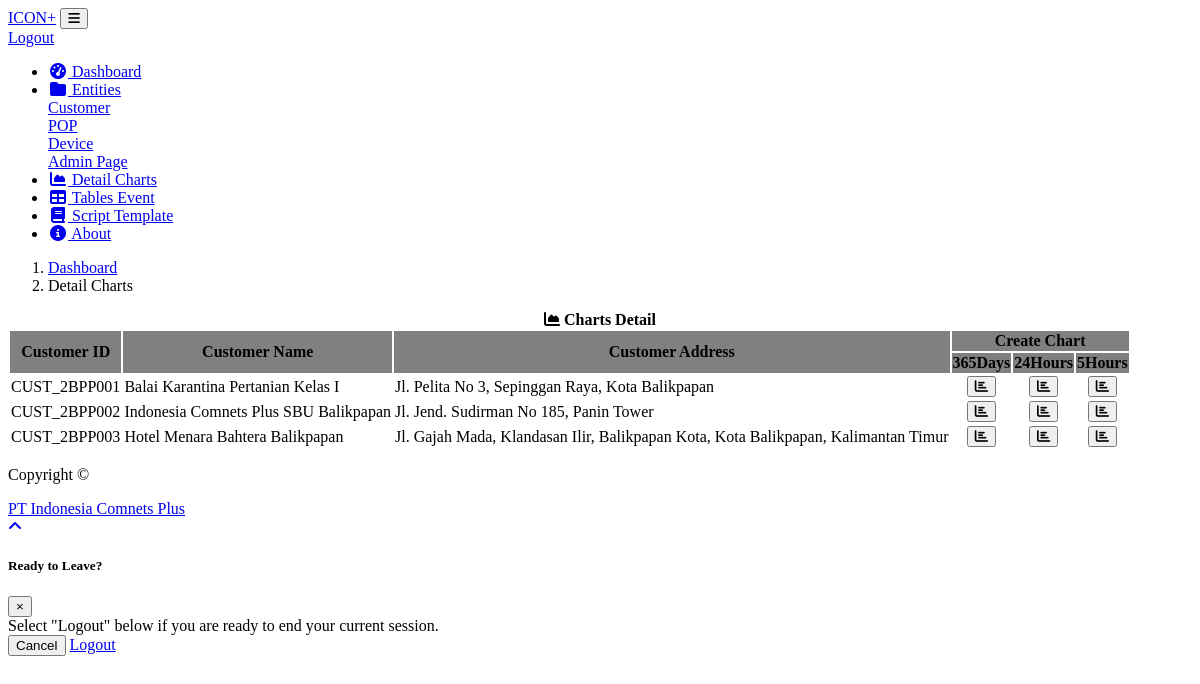
/detailcust.php (signed in), run on the app's committed database.
### tables this page shows
CREATE TABLE `customer` (
  `customer_id` varchar(20) NOT NULL,
  `customer_name` varchar(200) NOT NULL,
  `customer_address` varchar(200) NOT NULL,
  `customer_service` varchar(20) NOT NULL
);

### function.php (called while the page is built, shortened)
<?php
$conn = mysqli_connect("localhost","root","","iconbisa");
function query($query){
	global $conn;
	$result = mysqli_query($conn, $query);
	$rows = [];
	while ( $row = mysqli_fetch_assoc($result) ){
		$rows[] = $row;
	}
	return $rows;
}
?>

### detailcust.php (the view, shortened to what this page needs)
<?php
require 'function.php';
$events = query("SELECT * FROM customer");
?>
<!DOCTYPE html>
<html lang="en">
<head>
  <link href="vendor/fontawesome-free/css/all.min.css" rel="stylesheet" type="text/css">
  <link href="vendor/datatables/dataTables.bootstrap4.css" rel="stylesheet">
  <link href="css/sb-admin.css" rel="stylesheet">
  <link rel="stylesheet" href="vendor/iconfonts/mdi/css/materialdesignicons.min.css">
</head>
<body id="page-top">
  <nav class="navbar navbar-expand navbar-dark bg-dark static-top">
    <a class="navbar-brand mr-1" href="index.php">ICON+</a>
    <button class="btn btn-link btn-sm text-white order-1 order-sm-0" id="sidebarToggle" href="#">
      <i class="fas fa-bars"></i>
    </button>
    <form class="d-none d-md-inline-block form-inline ml-auto mr-0 mr-md-3 my-2 my-md-0">
    <a class="nav-item" href="logout.php" data-toggle="modal" data-target="#logoutModal">
    <i class="menu-icon mdi mdi-logout"></i>Logout</a></form>
  </nav>
  <div id="wrapper">
    <ul class="sidebar navbar-nav">
      <li class="nav-item active">
        <a class="nav-link" href="index.php">
          <i class="fas fa-fw fa-tachometer-alt"></i>
          <span>Dashboard</span>
        </a>
      </li>
      <li class="nav-item dropdown">
        <a class="nav-link dropdown-toggle" href="#" id="pagesDropdown" role="button" data-toggle="dropdown" aria-haspopup="true" aria-expanded="false">
          <i class="fas fa-fw fa-folder"></i>
          <span>Entities</span>
        </a>
          <div class="dropdown-menu" aria-labelledby="pagesDropdown">
            <a class="dropdown-item" href="customer.php">Customer</a>
            <a class="dropdown-item" href="pop.php">POP</a>
            <a class="dropdown-item" href="device.php">Device</a>
            <a class="dropdown-item" href="accounts.php">Admin Page</a>
          </div>
      </li>
      <li class="nav-item">
        <a class="nav-link" href="detailcust.php">
          <i class="fas fa-fw fa-chart-area"></i>
          <span>Detail Charts</span></a>
      </li>
      <li class="nav-item">
        <a class="nav-link" href="tables.php">
          <i class="fas fa-fw fa-table"></i>
          <span>Tables Event</span></a>
      </li>
       <li class="nav-item">
        <a class="nav-link" href="Preconfig/PRECON_">
          <i class="fas fa-fw fa-book"></i>
          <span>Script Template</span></a>
      </li>
      <li class="nav-item">
        <a class="nav-link" href="about.php">
          <i class="fas fa-fw fa-info-circle"></i>
          <span>About</span></a>
      </li>
    </ul>
  <div id="content-wrapper">
      <div class="container-fluid">
        <ol class="breadcrumb">
          <li class="breadcrumb-item">
            <a href="index.php">Dashboard</a>
          </li>
          <li class="breadcrumb-item active"> Detail Charts</li>
        </ol>
      <div class="row">
      <div class="col-lg-12">
          <div class="card mb-3">
          <div class="card-header"><center>
            <i class="fas fa-chart-area"></i>
              <strong>Charts Detail</strong></center>
          </div>
            <div class="card-body">
              <div class="table-responsive">
                    <table class="table table-hover table-bordered">
                      <thead>
                        <tr style="background-color: grey">
                          <th rowspan="2"><center>
                            Customer ID</center>
                          </th>
                          <th rowspan="2"><center>
                            Customer Name</center>
                          </th>
                          <th rowspan="2"><center>
                            Customer Address
                          </center></th>
                          <th colspan="3"><center>
                            Create Chart
                          </center></th>
                        </tr>
                        <tr style="background-color: grey">
                        <th>
                          <center>
                            365Days
                          </center>
                        </th>
                        <th><center>
                          24Hours
                        </center></th>
                        <th><center>
                          5Hours
                        </center></th>
                      </tr>
                      </thead>
                      <tbody>
                        <?php foreach ($events as $event) : ?>
                        <tr>
                           <td><font face="Consolas" size="3">
                            <?php echo $event["customer_id"]; ?></font>
                          </td>
                          <td><font face="Consolas" size="3">
                            <?php echo $event["customer_name"]; ?></font>
                          </td>
                          <td><font face="Consolas" size="3">
                            <?php echo $event["customer_address"]; ?></font>
                          </td>
                          <td>
                          <form action="status1.php" method="POST">
                        <center><button type="submit" name="status1" class="btn btn-danger btn-sm"><i class="fas fa-chart-bar"></i></button></center></form>
                        </td>
                          <td>
                          <form action="status2.php" method="POST">
                        <center><button type="submit" name="status2" class="btn btn-danger btn-sm"><i class="fas fa-chart-bar"></i></button></center></form>
                        </td>
                          <td>
                          <form action="status3.php" method="POST">
                        <center><button type="submit" name="status3" class="btn btn-danger btn-sm"><i class="fas fa-chart-bar"></i></button></center></form>
                        </td>
                        </tr>
                       <?php endforeach; ?>
                      </tbody>
                    </table>
                     </div>
            </div>
        </div>
      </div>
      </div>
      </div>
      <footer class="sticky-footer">
        <div class="container my-auto">
          <div class="copyright text-center my-auto">
            <p>Copyright © </p>
            <a href="http://www.iconpln.co.id"><span>PT Indonesia Comnets Plus</span></a>
          </div>
        </div>
      </footer>
  </div>
  </div>
  <a class="scroll-to-top rounded" href="#page-top">
    <i class="fas fa-angle-up"></i>
  </a>
  <div class="modal fade" id="logoutModal" tabindex="-1" role="dialog" aria-labelledby="exampleModalLabel" aria-hidden="true">
    <div class="modal-dialog" role="document">
      <div class="modal-content">
        <div class="modal-header">
          <h5 class="modal-title" id="exampleModalLabel">Ready to Leave?</h5>
          <button class="close" type="button" data-dismiss="modal" aria-label="Close">
            <span aria-hidden="true">×</span>
          </button>
        </div>
        <div class="modal-body">Select "Logout" below if you are ready to end your current session.</div>
        <div class="modal-footer">
          <button class="btn btn-secondary" type="button" data-dismiss="modal">Cancel</button>
          <a class="btn btn-primary" href="logout.php">Logout</a>
        </div>
      </div>
    </div>
  </div>
</body>
</html>

### data on the page
customer: customer_id "CUST_2BPP001", customer_name "Balai Karantina Pertanian Kelas I", customer_address "Jl. Pelita No 3, Sepinggan Raya, Kota Balikpapan"
customer: customer_id "CUST_2BPP002", customer_name "Indonesia Comnets Plus SBU Balikpapan", customer_address "Jl. Jend. Sudirman No 185, Panin Tower"
customer: customer_id "CUST_2BPP003", customer_name "Hotel Menara Bahtera Balikpapan", customer_address "Jl. Gajah Mada, Klandasan Ilir, Balikpapan Kota, Kota Balikpapan, Kalimantan Timur"
